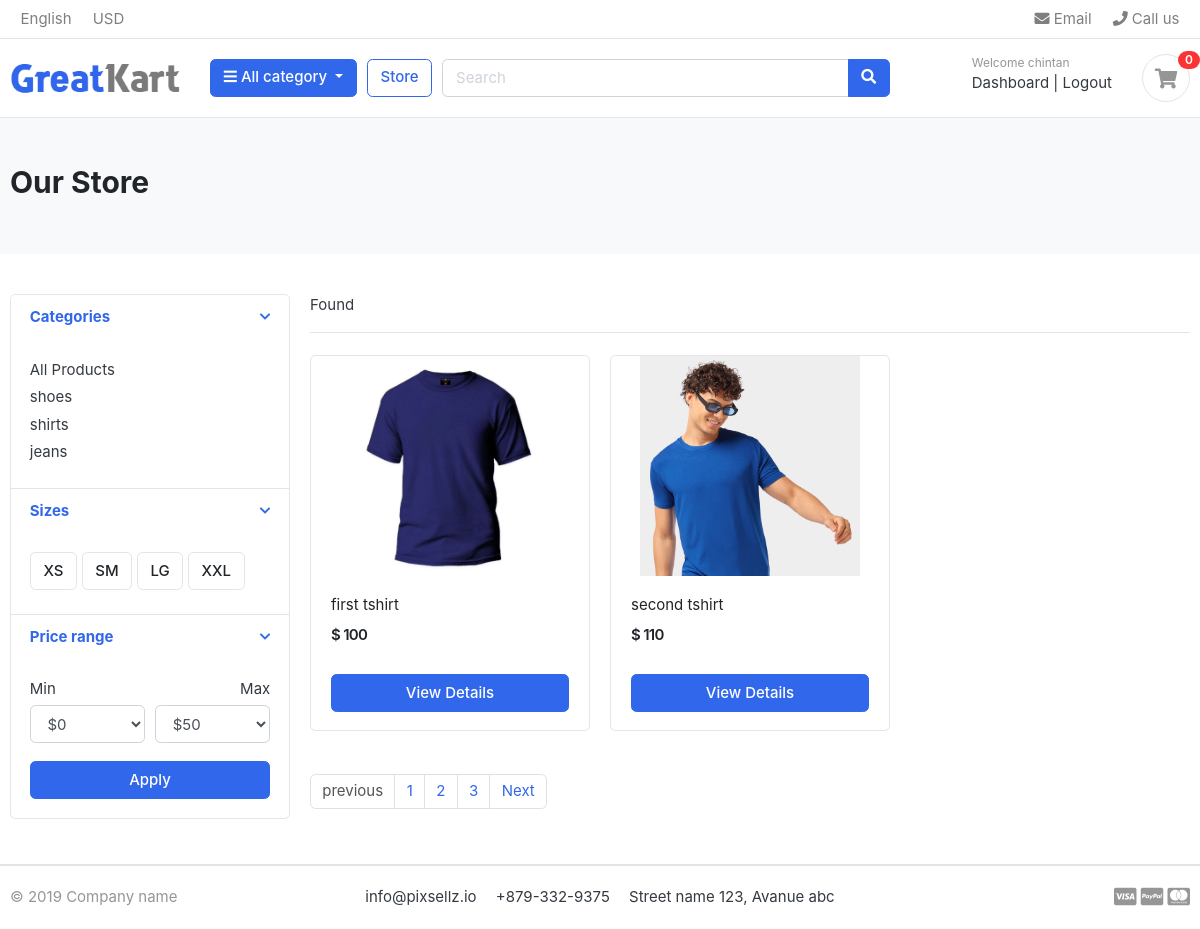
The page /store/ (signed in) on the database its author committed.
### category/models.py (models this page shows, shortened)
class Category(models.Model):
    category_name = models.CharField(max_length=50,unique=True)
    slug = models.SlugField(max_length=100,unique=True)
    description = models.TextField(max_length=255,blank=True)
    cat_image = models.ImageField(upload_to = 'photos/categories',blank=True)
    class Meta:
        verbose_name = 'category'
        verbose_name_plural = 'categories'
    def get_url(self):
        return reverse('product_by_category',args=[self.slug])

### store/models.py (models this page shows, shortened)
class Product(models.Model):
    product_name = models.CharField(max_length=50,unique=True)
    slug = models.SlugField(max_length=200,unique=True)
    description = models.TextField(max_length=200,unique=True)
    price = models.IntegerField()
    images = models.ImageField(upload_to='photos/products')
    stock = models.IntegerField()
    is_available = models.BooleanField(default=True)
    category = models.ForeignKey(Category ,on_delete=models.CASCADE)
    created_date = models.DateTimeField(auto_now_add=True)
    modified_date = models.DateTimeField(auto_now=True)
    def get_url(self):
        return reverse('product_detail',args=[self.category.slug,self.slug])

### store/views.py (the view)
# urls.py: path('store/',include('store.urls')),
def store(request,category_slug=None):
    categories = None
    products = None
    if category_slug != None:
        categories = get_object_or_404(Category,slug=category_slug)
        products = Product.objects.filter(category=categories,is_available=True)
        paginator = Paginator(products,1)
        page = request.GET.get('page')
        paged_products = paginator.get_page(page)
    else:
        products= Product.objects.all().filter(is_available=True)
        paginator = Paginator(products,2)
        page = request.GET.get('page')
        paged_products = paginator.get_page(page)
    context = {
        'products' :  paged_products,
    }
    return render(request,'store/store.html',context)

### carts/context_processors.py (called while the page is built)
def counter(request):
    cart_count = 0
    if 'admin' in request.path:
        return {}
    else:
        try:
            cart = Cart.objects.filter(cart_id = __cart_id(request))
            cart_items = CartItem.objects.all().filter(cart=cart[:1])
            for cart_item in cart_items:
                cart_count += cart_item.quantity
        except Cart.DoesNotExist:
            cart_count=0
    return dict(cart_count=cart_count)

### carts/views.py (called while the page is built)
def __cart_id(request):
    cart = request.session.session_key
    if not cart:
        cart = request.session.create()
    return cart

### category/context_processors.py (called while the page is built)
def menu_links(request):
    links = Category.objects.all()
    return dict(links=links)

### templates/store/store.html (shortened to what this page needs)
{% extends 'base.html' %}
{% load static %}
{% block content  %}
<section class="section-pagetop bg">
    <div class="container">
        {% if 'search' in request.path %}
        <h2 class="title-page">Search Result</h2>
        {% else %}
        <h2 class="title-page">Our Store</h2>
        {% endif %}
    </div>
    </section>
    <section class="section-content padding-y">
    <div class="container">
    <div class="row">
        <aside class="col-md-3">
    <div class="card">
        <article class="filter-group">
            <header class="card-header">
                <a href="#" data-toggle="collapse" data-target="#collapse_1" aria-expanded="true" class="">
                    <i class="icon-control fa fa-chevron-down"></i>
                    <h6 class="title">Categories</h6>
                </a>
            </header>
            <div class="filter-content collapse show" id="collapse_1" style="">
                <div class="card-body">
                    <ul class="list-menu">
                        <li><a href="{% url 'store' %}">All Products</a></li>
                        {% for category in links %}
                        <li><a href="{{ category.get_url }}">{{ category.category_name  }} </a></li>
                    {% endfor %}
                    </ul>
                </div>
            </div>
        </article>
        <article class="filter-group">
            <header class="card-header">
                <a href="#" data-toggle="collapse" data-target="#collapse_4" aria-expanded="true" class="">
                    <i class="icon-control fa fa-chevron-down"></i>
                    <h6 class="title">Sizes </h6>
                </a>
            </header>
            <div class="filter-content collapse show" id="collapse_4" style="">
                <div class="card-body">
                  <label class="checkbox-btn">
                    <span class="btn btn-light"> XS </span>
                  </label>
                  <label class="checkbox-btn">
                    <span class="btn btn-light"> SM </span>
                  </label>
                  <label class="checkbox-btn">
                    <span class="btn btn-light"> LG </span>
                  </label>
                  <label class="checkbox-btn">
                    <span class="btn btn-light"> XXL </span>
                  </label>
            </div>
            </div>
        </article>
        <article class="filter-group">
            <header class="card-header">
                <a href="#" data-toggle="collapse" data-target="#collapse_3" aria-expanded="true" class="">
                    <i class="icon-control fa fa-chevron-down"></i>
                    <h6 class="title">Price range </h6>
                </a>
            </header>
            <div class="filter-content collapse show" id="collapse_3" style="">
                <div class="card-body">
                    <div class="form-row">
                    <div class="form-group col-md-6">
                      <label>Min</label>
                          <select class="mr-2 form-control">
                            <option value="0">$0</option>
                        </select>
                    </div>
                    <div class="form-group text-right col-md-6">
                      <label>Max</label>
                          <select class="mr-2 form-control">
                            <option value="50">$50</option>
                        </select>
                    </div>
                    </div>
                    <button class="btn btn-block btn-primary">Apply</button>
                </div>
            </div>
        </article>
    </div>
        </aside>
        <main class="col-md-9">
    <header class="border-bottom mb-4 pb-3">
            <div class="form-inline">
                <span class="mr-md-auto">Found <b>{{ product_count }}</b> </span>
            </div>
    </header>
    <div class="row">
        {% if products %}
        {% for product in products %}
        <div class="col-md-4">
            <figure class="card card-product-grid">
                <div class="img-wrap">
                    <a href="{{ product.get_url }}"><img src="{{product.images.url}}"></a>
                </div>
                <figcaption class="info-wrap">
                    <div class="fix-height">
                        <a href="{{ product.get_url }}" class="title">{{ product.product_name }}</a>
                        <div class="price-wrap mt-2">
                            <span class="price">$ {{ product.price }}</span>
                        </div>
                    </div>
                    <a href="{{ product.get_url }}" class="btn btn-block btn-primary">View Details</a>
                </figcaption>
            </figure>
        </div>
        {% endfor %}
        {% else %}
        <div>
            <h2>No result found</h2>
        </div>
        {% endif %}
    </div>
    <nav class="mt-4" aria-label="Page navigation sample">
        {% if products.has_other_pages %}
        <ul class="pagination">
            {% if products.has_previous %}
            <li class="page-item"><a class="page-link" href="?page={{products.previous.page_number}}">Previous</a></li>
            {% else %}
            <li class="page-item disabled"><a class="page-link" href="#">previous</a></li>
            {% endif %}
            {% for i in products.paginator.page_range %}
                {% if products.number == i %}
                    <li class="page-item"><a class="page-link" href="#">{{i}}</a></li>
                {% else %}
                    <li class="page-item"><a class="page-link" href="?page={{i}}">{{i}}</a></li>
                {% endif %}
            {% endfor %}
            {% if products.has_next %}
            <li class="page-item"><a class="page-link" href="?page={{products.next_page_number}}">Next</a></li>
            {% else %}
            <li class="page-item disabled"><a class="page-link" href="#">Next</a></li>
            {% endif %}
        </ul>
       {% endif %}
    </nav>
        </main>
    </div>
    </div>
    </section>
{% endblock %}

### templates/includes/navbar.html (shortened to what this page needs)
{% load static %}
<header class="section-header">
    <nav class="navbar p-md-0 navbar-expand-sm navbar-light border-bottom">
    <div class="container">
      <div class="collapse navbar-collapse" id="navbarTop4">
        <ul class="navbar-nav mr-auto">
            <li class="nav-item dropdown">
                 <a href="#" class="nav-link">   English </a>
            </li>
            <li class="nav-item dropdown">
                <a href="#" class="nav-link"> USD </a>
            </li>
        </ul>
        <ul class="navbar-nav">
            <li><a href="#" class="nav-link"> <i class="fa fa-envelope"></i> Email </a></li>
            <li><a href="#" class="nav-link"> <i class="fa fa-phone"></i> Call us </a></li>
        </ul>
      </div>
    </div>
    </nav>
    <section class="header-main border-bottom">
        <div class="container">
    <div class="row align-items-center">
        <div class="col-lg-2 col-md-3 col-6">
            <a href="{% url 'home' %}" class="brand-wrap">
                <img class="logo" src="{% static './images/logo.png' %}">
            </a>
        </div>
        <div class="col-lg col-sm col-md col-6 flex-grow-0">
            <div class="category-wrap dropdown d-inline-block float-right">
                <button type="button" class="btn btn-primary dropdown-toggle" data-toggle="dropdown">
                    <i class="fa fa-bars"></i> All category
                </button>
            </div>
        </div>
        <a href="{% url 'store' %}" class="btn btn-outline-primary">Store</a>
        <div class="col-lg  col-md-6 col-sm-12 col">
            <form action="{% url 'search' %}" class="search" method="GET">
                <div class="input-group w-100">
                    <input type="text" class="form-control" style="width:60%;" name="keyword" placeholder="Search">
                    <div class="input-group-append">
                      <button class="btn btn-primary" type="submit">
                        <i class="fa fa-search"></i>
                      </button>
                    </div>
                </div>
            </form>
        </div>
        <div class="col-lg-3 col-sm-6 col-8 order-2 order-lg-3">
                    <div class="d-flex justify-content-end mb-3 mb-lg-0">
                        {% if user.id is None %}
                        <div class="widget-header">
                            <small class="title text-muted">Welcome Guest!</small>
                            <div>
                                <a href="{% url 'login' %}">Sign in</a> <span class="dark-transp"> | </span>
                                <a href="{% url 'register' %}"> Register</a>
                            </div>
                        </div>
                        {% else %}
                        <div class="widget-header">
                            <small class="title text-muted">Welcome {{ user.username }}</small>
                            <div>
                                <a href="{% url 'dashboard' %}">Dashboard</a> <span class="dark-transp"> | </span>
                                <a href="{% url 'logout' %}"> Logout</a>
                            </div>
                        </div>
                        {% endif %}
                        <a href="{% url 'cart' %}" class="widget-header pl-3 ml-3">
                            <div class="icon icon-sm rounded-circle border"><i class="fa fa-shopping-cart"></i></div>
                            <span class="badge badge-pill badge-danger notify">{{ cart_count }}</span>
                        </a>
                    </div>
                </div>
    </div>
        </div>
    </section>
</header>

### greatkart/static/css/ui.css (style rules this page uses)
html { font-family: "Inter", sans-serif; font-size: 15px; }
.img-wrap { text-align: center; display: block; }
.img-wrap img { max-width: 100%; }
.price-wrap { letter-spacing: -0.7px; }
.icon-xs, .icon-sm, .icon-md, .icon-lg { display: inline-block; text-align: center; flex-shrink: 0; flex-grow: 0; }
.icon-sm { width: 48px; height: 48px; line-height: 48px !important; font-size: 20px; }
.padding-y { padding-top: 40px; padding-bottom: 40px; }
figure { margin-bottom: 0; }
article:after, .form-group:after { display: block; clear: both; content: ""; }
.bg { background-color: #f8f9fa; }
.title-page { color: #212529; }
.header-main { position: relative; padding-top: 1rem; padding-bottom: 1rem; }
.brand-wrap .logo, .navbar-brand .logo { margin-right: 7px; max-height: 42px; display: inline-block; }
.widget-header { display: inline-block; vertical-align: middle; position: relative; }
.widget-header a { color: #343a40; }
.widget-header i { color: #969696; }
.widget-header .title { display: block; }
.widget-header .notify { position: absolute; top: -3px; right: -10px; }
.btn-light { background-color: #fff; border-color: #e4e4e4; }
[class*=list-] li:after { visibility: hidden; display: block; content: ""; overflow: hidden; height: 0; clear: both; }
.list-menu { list-style: none; margin: 0; padding-left: 0; }
.list-menu li { margin-bottom: 5px; }
.list-menu a { color: #343a40; }
[class*=card-product] a.title { color: #212529; display: block; }
[class*=card-product] .img-wrap { overflow: hidden; position: relative; }
[class*=card-product] .img-wrap img { height: 100%; max-width: 100%; width: auto; display: inline-block; -o-object-fit: cover; object-fit: cover; }
.card-product-grid { margin-bottom: 20px; }
.card-product-grid .img-wrap { border-radius: 0.2rem 0.2rem 0 0; height: 220px; }
.card-product-grid .info-wrap { overflow: hidden; padding: 18px 20px; }
.card-product-grid .fix-height { height: 80px; overflow: hidden; }
.card .img-wrap { overflow: hidden; }
.notify { position: absolute; top: -4px; right: -10px; display: inline-block; padding: 0.25em 0.6em; font-size: 12px; line-height: 1; text-align: center; border-radius: 3rem; color: #fff; background-color: #fa3434; }
.price { font-weight: 600; color: #212529; }
.icon-control { margin-top: 5px; float: right; font-size: 80%; }
.card-header .title { margin-bottom: 0; line-height: 1.5; }
.filter-group { border-bottom: 1px solid #e4e4e4; }
.filter-group .card-header { border-bottom: 0; }
.filter-group:last-child { border-bottom: 0; }
.checkbox-btn { position: relative; }
.section-pagetop { padding: 45px 0; }

### rows shown on the page
Category: category_name "shoes"
Category: category_name "shirts"
Category: category_name "jeans"
Product: images (picture), product_name "first tshirt", price "100"
Product: images (picture), product_name "second tshirt", price "110"

### other values the page prints
{{ user.username }} "chintan"
{{ cart_count }} "0"
{{ i }} "1"
{{ i }} "2" "3"
